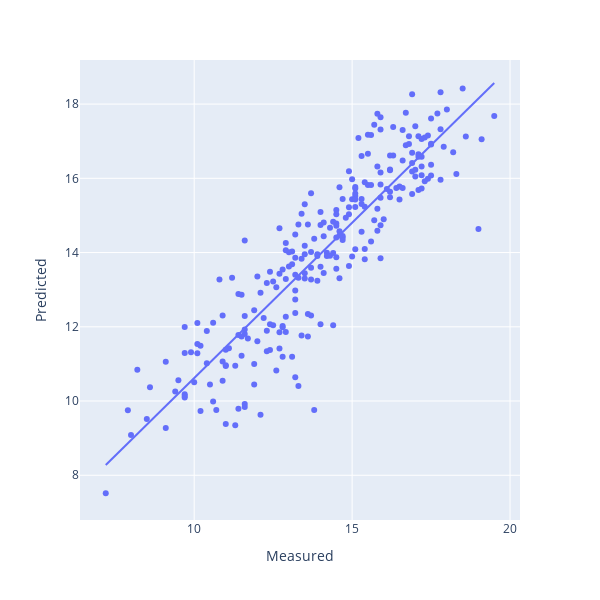

This figure's notebook cell:
### Markdown cell above
# PLSR - MSC

### Code cell
optimise_pls_cv(df_msc.values, df_raw['SST'].values, 40, True, 'SST')

### Figure 1 — Plotly figure (JSON) as saved in the notebook; plotly's stock layout.template omitted (floating-point values rounded to 4 significant figures; data arrays with more than 128 entries replaced by an {"elided": "..."} marker saying what was removed)
{"data": [{"hovertemplate": "Measured=%{x}<br>Predicted=%{y}<extra></extra>", "legendgroup": "", "marker": {"color": "#636efa", "symbol": "circle"}, "mode": "markers", "name": "", "orientation": "v", "showlegend": false, "type": "scatter", "x": {"elided": "250 float values"}, "xaxis": "x", "y": {"elided": "250 float values"}, "yaxis": "y"}, {"hovertemplate": "<b>OLS trendline</b><br>y = 0.836711 * x + 2.25225<br>R<sup>2</sup>=0.794320<br><br>Measured=%{x}<br>Predicted=%{y} <b>(trend)</b><extra></extra>", "legendgroup": "", "marker": {"color": "#636efa", "symbol": "circle"}, "mode": "lines", "name": "", "showlegend": false, "type": "scatter", "x": {"elided": "250 float values"}, "xaxis": "x", "y": {"elided": "250 float values"}, "yaxis": "y"}], "layout": {"height": 600, "legend": {"tracegroupgap": 0}, "margin": {"t": 60}, "width": 600, "xaxis": {"anchor": "y", "domain": [0, 1], "title": {"text": "Measured"}}, "yaxis": {"anchor": "x", "domain": [0, 1], "title": {"text": "Predicted"}}}}
